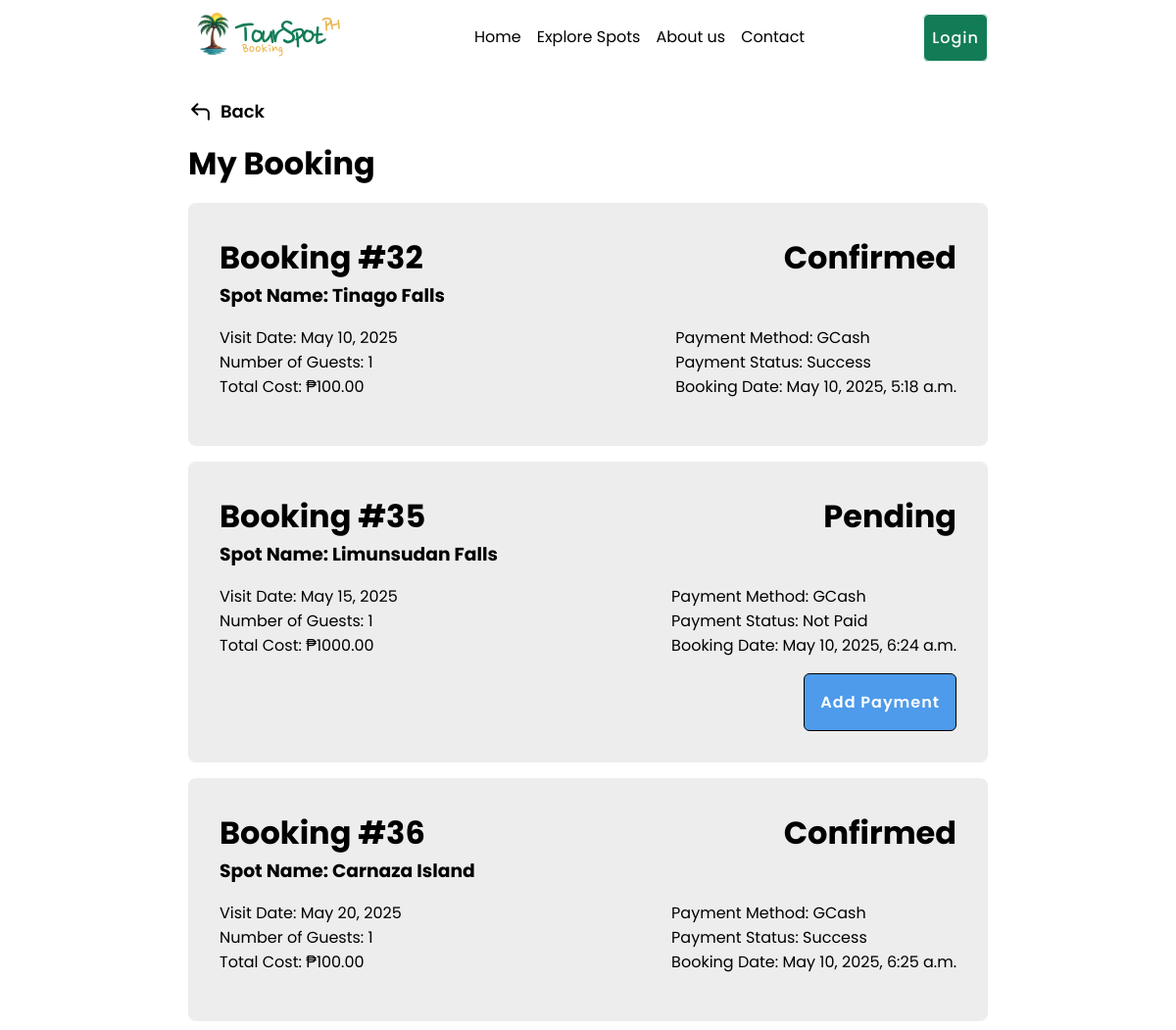
Screenshot of /accounts/2/booking with the database file from the repository.
### booking/models.py (models this page shows, shortened)
class Booking(models.Model):
    STATUS_CHOICES = [('pending', 'Pending'), ('confirmed', 'Confirmed'), ('cancelled', 'Cancelled')]
    user = models.ForeignKey(CustomUser, on_delete=models.CASCADE)
    status = models.CharField(max_length=20, choices=STATUS_CHOICES, default='pending')
    totalcost = models.DecimalField(max_digits=10, decimal_places=2, blank=True, null=True)
    createdAt = models.DateTimeField(default=timezone.now)

class BookingLine(models.Model):
    booking = models.ForeignKey(Booking, on_delete=models.CASCADE)
    spot = models.ForeignKey(TouristSpot, on_delete=models.CASCADE)
    visitDate = models.DateField(default=timezone.now)
    numberOfPeople = models.PositiveIntegerField(default=1)
    price = models.DecimalField(max_digits=10, decimal_places=2, default=1)

class TouristSpot(models.Model):
    image = models.ImageField(upload_to='spots', blank=True, null=True, validators=[
            FileExtensionValidator(allowed_extensions=['jpg', 'jpeg', 'webp']),
            validate_image_size
        ])
    spotname = models.CharField(max_length=50, unique=True, blank=False)
    address = models.CharField(max_length=150, blank=False)
    description = models.TextField()
    entrancefee = models.DecimalField(max_digits=10, decimal_places=2, default=1)
    openingday = models.CharField(max_length=15, choices=days, default="MON")
    openinghours = models.TimeField(default='00:00:00')
    createdDate = models.DateTimeField(auto_now_add=True)
    category = models.ForeignKey(Category, on_delete=models.CASCADE)
    createdby = models.ForeignKey(CustomUser, on_delete=models.CASCADE)
    is_approved = models.BooleanField(default=False)
    def __str__(self):
        return self.spotname

class Payment(models.Model):
    class paymentMethods(models.TextChoices):
        PAYPAL = 'PP', 'PayPal'
        PAYMAYA = 'MY', 'Maya'
        GCASH = 'GC', 'GCash'
    class statusChoices(models.TextChoices):
        NOT_PAID = 'NP', 'Not Paid'
        PENDING = 'P', 'Pending'
        SUCCESS = 'S', 'Success'
        FAILED = 'F', 'Failed'
        CANCELLED = 'C', 'Cancelled'
        REFUNDED = 'R', 'Refunded'
    booking = models.OneToOneField(Booking, on_delete=models.CASCADE)
    amount = models.DecimalField(max_digits=10, decimal_places=2, default=1)
    paymentMethod = models.CharField(max_length=2, choices=paymentMethods.choices, default=paymentMethods.GCASH)
    created_at = models.DateTimeField(auto_now_add=True)
    status = models.CharField(max_length=2, choices=statusChoices.choices, default=statusChoices.NOT_PAID)

### booking/views/views.py (the view)
# urls.py: path('accounts/<int:id>/booking', views.user_booking, name='user_booking'),
def user_booking(request, id):
    user_bookings = Booking.objects.filter(user=id)
    if not user_bookings.exists():
        context = {
            'title': "My Bookings",
            'action': "My Bookings",
        }
    else:
        payments = Payment.objects.filter(booking__in=user_bookings)
        booking_lines = BookingLine.objects.filter(booking__in=user_bookings)
        context = {
            'user_bookings': user_bookings,
            'payments': payments,
            'booking_lines': booking_lines,
            'title': "My Bookings",
            'action': "My Bookings",
        }
    template = loader.get_template('accounts/bookings/booking.html')
    return HttpResponse(template.render(context, request))

### booking/templates/accounts/bookings/booking.html (shortened to what this page needs)
{% extends 'master.html' %}
{% load static %}
{% block stylesheets %}
<link rel="stylesheet" href="{% static 'account.css' %}">
{% endblock %}
{% block content %}
<div class="user-profile-section section">
    <div class="view-header">
        <a href="{% url 'touristspots' %}" class="back-btn delt"><img src="{% static 'icon/action-icons=back.svg' %}"> Back </a>
        <div>
            <h1> My Booking </h1>
        </div>
    </div>
    <div class="content_body">
        <div class="info-container">
           <div class="list-container">
                {% for booking in user_bookings %}
                <div class="list-item">
                    <div class="list-header">
                        <h1><span> Booking #{{ booking.id }}</span> <span>{{ booking.status }}</span></h1>
                        {% for booking_line in booking.bookingline_set.all %}
                            <h3> Spot Name: {{ booking_line.spot }}</h3>
                        {% endfor %}
                    </div>
                    <div class="list-body">
                        <div class="list-content">
                            {% for booking_line in booking.bookingline_set.all %}
                                <p> Visit Date: {{ booking_line.visitDate }}</p>
                                <p> Number of Guests: {{ booking_line.numberOfPeople }}</p>
                            {% endfor %}
                            <p> Total Cost: ₱{{ booking.totalcost }}</p>
                        </div>
                        <div class="list-footer">
                            {% with payment=booking.payment %}
                                {% if payment %}
                                    <p> Payment Method: {{ payment.get_paymentMethod_display }}</p>
                                    <p> Payment Status: {{ payment.get_status_display }}</p>
                                {% endif %}
                            {% endwith %}
                            <p> Booking Date: {{ booking.createdAt }}</p>
                        </div>
                    </div>
                    <div class="list-actions">
                       {% with payment=booking.payment %}
                            {% if payment.status == 'P' %}
                                <a href="" class="button "> Cancel </a>
                            {% elif payment.status == 'NP' %}
                                <a href="{% url 'payment' booking.id %}" class="button button-blue"> Add Payment </a>
                            {% endif %}
                        {% endwith %}
                    </div>
                </div>
                {% endfor %}
            </div>
        </div>
    </div>
</div>
{% endblock %}

### static/css/account.css (style rules this page uses)
.user-profile-section { gap: 16px; width: 100%; height: 100%; padding: 32px; display: flex; overflow-x: hidden; position: relative; flex-direction: column; }
.user-profile-section .view-header { gap: 16px; display: flex; flex-direction: column; align-items: first baseline; justify-content: space-between; }
.info-container { gap: 32px; width: 100%; display: flex; position: relative; flex-direction: row; justify-content: space-between; }
.info-container .list-container { gap: 16px; width: 100%; display: flex; position: relative; flex-direction: column; }
.list-container .list-item { gap: 16px; width: 100%; display: flex; padding: 32px; border-radius: 8px; flex-direction: column; justify-content: space-between; background-color: var(--lightgray); }
.list-item .list-header h1 { display: flex; flex-direction: row; justify-content: space-between; }
.list-item .list-body { gap: 16px; width: 100%; display: flex; flex-direction: row; justify-content: space-between; }
.list-item .list-actions { gap: 16px; width: 100%; display: flex; flex-direction: row; justify-content: flex-end; }

### static/css/main.css (style rules this page uses)
* { margin: 0; padding: 0; box-sizing: border-box; }
body { font-weight: 400; font-style: normal; position: relative; background-color: var(--white); font-family: "Poppins", sans-serif; }
.section, .container, .subsection { font-size: 16px; padding: 9px 192px; }
.section { width: 100%; height: 100vh; max-height: 100vh; padding-top: 100px; }

### static/css/touristspot.css (style rules this page uses)
.view-header .back-btn { gap: 8px; display: flex; cursor: pointer; font-size: 18px; font-weight: 600; align-items: center; color: var(--black); text-decoration: none; }

### static/css/component.css (style rules this page uses)
:root { --font_family: "Poppins", sans-serif; --primary: #127C56; --secondary: #EAB64D; --background: #1F3C3B; --red: #EA4D4D; --darkred: #7C1214; --gray: #323232; --lightgray: #EDEDED; --blue: #4D9BEA; --darkblue: #127C9B; --green: #4DEA5F; --darkgreen: #127C56; --black: #000000; --white: #FFFFFF; --header_32px: 32px; --header_24px: 24px; --header_20px: 20px; --header_18px: 18px; --normal_16px: 16px; --normal_14px: 14px; --normal_12px: 12px; --normal_10px: 10px; --normal_8px: 8px; --normal_6px: 6px; }
h1 { text-transform: capitalize; }
.button { text-align: center; text-decoration: none; font-family: "Poppins", sans-serif; font-style: normal; font-weight: 600; padding: 16px; gap: 10px; font-size: 16px; border-radius: 6px; letter-spacing: 1px; border: solid 1px var(--black); }
.button-blue { color: var(--white) !important; background-color: var(--blue) !important; }

### rows the page displays
Booking: id "32", status "Confirmed", totalcost "100.00", payment.paymentMethod "GCash", payment.status "Success", createdAt "May 10, 2025, 5:18 a.m."
BookingLine: spot "Tinago Falls", visitDate "May 10, 2025", numberOfPeople "1"
Booking: id "35", status "Pending", totalcost "1000.00", payment.paymentMethod "GCash", payment.status "Not Paid", createdAt "May 10, 2025, 6:24 a.m.", shows "Add Payment"
BookingLine: spot "Limunsudan Falls", visitDate "May 15, 2025", numberOfPeople "1"
Booking: id "36", status "Confirmed", totalcost "100.00", payment.paymentMethod "GCash", payment.status "Success", createdAt "May 10, 2025, 6:25 a.m."
BookingLine: spot "Carnaza Island", visitDate "May 20, 2025", numberOfPeople "1"
